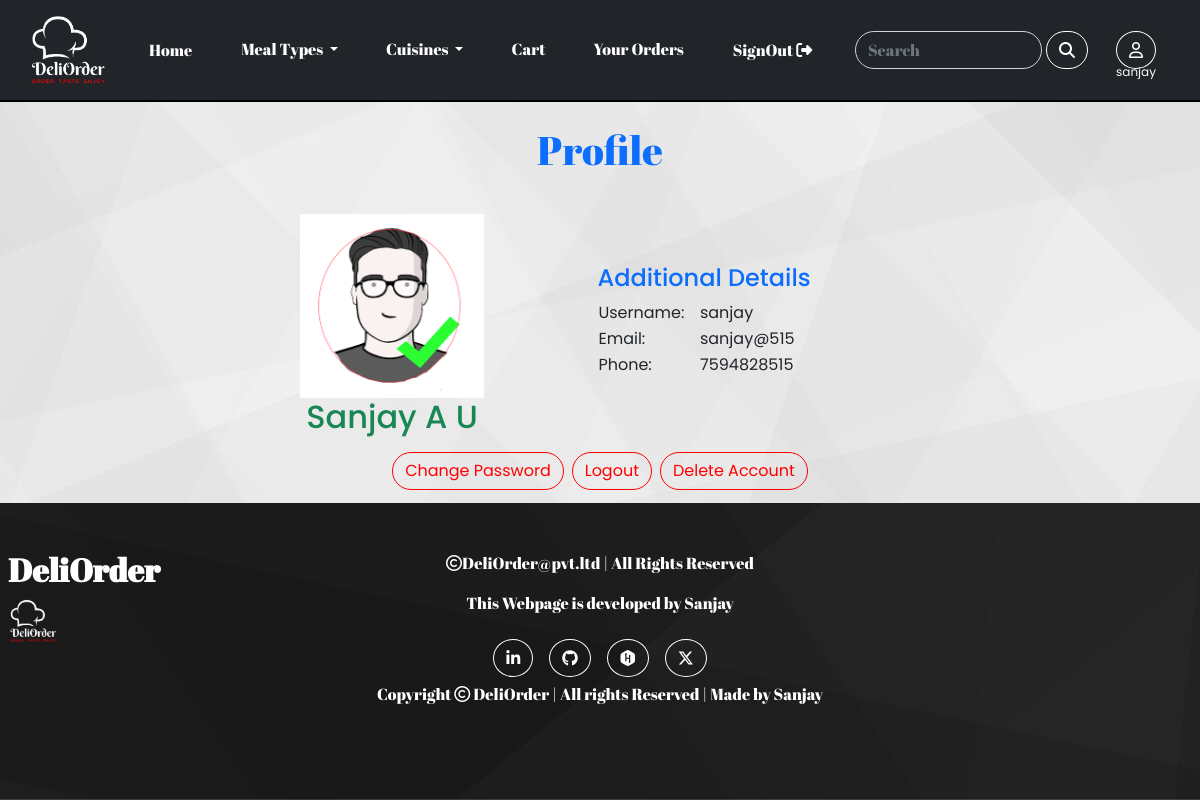
The page /profile (signed in) on the database its author committed.
### food/models.py (models this page shows)
class Custom_User(AbstractUser):
    phone=models.DecimalField(max_digits=10,decimal_places=0,default=0)
    profile=models.ImageField(upload_to="user",null=True,blank=True)

### food/views.py (the view)
# urls.py: path('profile',views.account,name="account"),
@login_required
def account(request):
    s_messages=messages.get_messages(request)
    user=request.user
    return render(request,'account.html',{'user':user,'messages':s_messages})

### cart/content_processors.py (called while the page is built)
def count(request):
    if (request.user.id==None):
        user=None
    else:
        user = request.user
    cart=Cart.objects.filter(user=user)
    total=0
    for i in cart:
        total+=i.quantity
    return {'count':total}

### food/content_processors.py (called while the page is built)
def meal(request):
    m = MealType.objects.all()
    c = CuisineType.objects.all()
    if request.user.id==None :
        user=None
    else:
        user=request.user
    return {'m':m,'c':c,'user':user}

### templates/account.html (shortened to what this page needs)
{% extends 'base.html' %}
{% load static %}
{% block content %}
<div class="container d-flex justify-content-center align-items-center">
  <div class="profile mb-2">
    <h1 class="text-center m-2 p-3 text-primary">Profile</h1>
    <div class="row d-flex justify-content-center align-items-center poppins-regular">
      <div class="col-4 d-grid justify-content-center align-items-center">
        {% if user.profile %}
          <img src="{{user.profile.url}}" class="mt-3" width="100%">
        {% endif %}
          <h2 class="text-center text-success">{{user.first_name}} {{user.last_name}}</h2>
      </div>
      <div class="col-8 d-grid justify-content-center align-items-center">
        <h4 class="text-primary">Additional Details</h4>
        <table>
          <tr>
            <td>Username:</td>
            <td>{{user.username}}</td>
          </tr>
          <tr>
            <td>Email:</td>
            <td>{{user.email}}</td>
          </tr>
          <tr>
            <td>Phone:</td>
            <td>{{user.phone}}</td>
          </tr>
        </table>
      </div>
      <div class="d-flex justify-content-center align-items-center mt-2">
        {% if user.is_superuser %}
        <a href="{% url 'food:change' %}" class="btn btn-outline-dark-purple me-2">Change Password</a>
        <a href="{% url 'food:logout' %}" class="btn btn-outline-dark-purple me-2">Logout</a>
        {% else %}
        <a href="{% url 'food:change' %}" class="btn btn-outline-dark-purple me-2">Change Password</a>
        <a href="{% url 'food:logout' %}" class="btn btn-outline-dark-purple me-2">Logout</a>
        <a href="{% url 'food:delete' %}" class="btn btn-outline-dark-purple">Delete Account</a>
        {% endif %}
      </div>
    </div>
  </div>
</div>
{% endblock %}

### templates/base.html (shortened to what this page needs)
<!DOCTYPE html>
{% load static %}
<html lang="en">
<head>
  <link href="https://cdn.jsdelivr.net/npm/bootstrap@5.0.2/dist/css/bootstrap.min.css" rel="stylesheet">
  <link rel="stylesheet" href="https://cdnjs.cloudflare.com/ajax/libs/font-awesome/6.5.2/css/all.min.css" />
  <link rel="stylesheet" href="{% static 'css/style.css' %}">
</head>
<body class="abril-fatface">
<header>
<nav class="navbar navbar-expand-lg navbar-dark bg-dark px-3">
  <div class="container-fluid">
    <img class="navbar-brand" src="{% static 'images/logo_white.png' %}" width="80px"></img>
    <div class="collapse navbar-collapse d-flex justify-content-center align-items-center" id="navbarSupportedContent border border-light">
      <ul class="navbar-nav me-auto mb-2 mb-lg-0">
        <li class="nav-item px-3">
          <a class="nav-link active btn" aria-current="page" href="{% url 'food:home' %}">Home</a>
        </li>
        <li class="nav-item px-3 dropdown">
          <a class="nav-link dropdown-toggle active" href="#" id="navbarDropdown" role="button" data-bs-toggle="dropdown" aria-expanded="false">
            Meal Types
          </a>
        </li>
        <li class="nav-item px-3 dropdown">
          <a class="nav-link dropdown-toggle active" href="#"  role="button" data-bs-toggle="dropdown" aria-expanded="false">
            Cuisines
          </a>
        </li>
        {% if user.is_authenticated %}
            {% if count == 0 %}
        <li class="nav-item px-3">
          <a class="nav-link active" href="{% url 'cart:cart' %}">Cart</a>
        </li>
            {% else %}
        <li class="nav-item px-3">
          <a class="nav-link active" href="{% url 'cart:cart' %}">Cart<sup>{{count}}</sup></a>
        </li>
            {% endif %}
        <li class="nav-item px-3">
          <a class="nav-link active" href="{% url 'cart:orderview' %}">Your Orders</a>
        </li>
        <li class="nav-item px-3">
          <a class="nav-link active btn" href="{% url 'food:logout' %}">SignOut <i class="fa-solid fa-right-from-bracket" style="color: #ffffff;"></i></a>
        </li>
        {% endif %}
      </ul>
      <div class="d-flex px-3">
        <form method="POST" action="{% url 'search:search' %}" class="d-flex">
          <input class="form-control me-1" type="search" placeholder="Search" aria-label="Search" id="search" name="search">
          <button type="submit" class="btn btn-outline-purple me-4"><i class="fa-solid fa-magnifying-glass"></i></button>
        </form>
        <div class="ms-1 d-grid">
          {% if user.is_authenticated %}
            <a href="{% url 'food:account' %}" class="btn btn-link"><i class="fa-regular fa-user" style="color: #ffffff;"></i></a>
            <sub class="text-light text-center poppins-regular">{{user}}</sub>
          {% else %}
            <i class="fa-regular fa-user btn btn-link" style="color: #ffffff;"></i>
            <sub class="text-light text-center poppins-regular">guest</sub>
          {% endif %}
        </div>
      </div>
    </div>
    </div>
</nav>
</header>
{% block content %}
{% endblock %}
<footer class="footer">
  <div class="container-fluid py-5 px-2">
    <div class="row">
      <div class="col-3">
        <h2 class="fw-bold">DeliOrder</h2>
        <img src="{% static 'images/logo_white.png' %}" width="50px;">
      </div>
      <div class="col-6">
        <p class="text-center"><i class="fa-regular fa-copyright" style="color: #ffffff;"></i>DeliOrder@pvt.ltd | All Rights Reserved</p>
        <p class="text-center">This Webpage is developed by Sanjay</p>
        <div class="d-flex justify-content-center">
          <a href="https://www.linkedin.com/in/sanjay-a-u/" class="btn btn-link m-2"><i class="fa-brands fa-linkedin-in" style="color: #ffffff;"></i></a>
          <a href="https://github.com/sanjay-au" class="btn btn-link m-2"><i class="fa-brands fa-github" style="color: #ffffff;"></i></a>
          <a href="https://www.hackerrank.com/profile/sanjayau" class="btn btn-link m-2"><i class="fa-brands fa-hackerrank" style="color: #ffffff;"></i></a>
          <a href="https://twitter.com/sanjay_a_u" class="btn btn-link m-2"><i class="fa-brands fa-x-twitter" style="color: #ffffff;"></i></a>
        </div>
        <h6 class="text-center">Copyright <i class="fa-regular fa-copyright" style="color: #ffffff;"></i> DeliOrder | All rights Reserved | Made by Sanjay</h6>
      </div>
    </div>
  </div>
</footer>
</body>
</html>

### rows shown on the page
Custom_User: username "sanjay", profile (placeholder picture), first_name "Sanjay", last_name "A U", email "sanjay@515", phone "7594828515"
